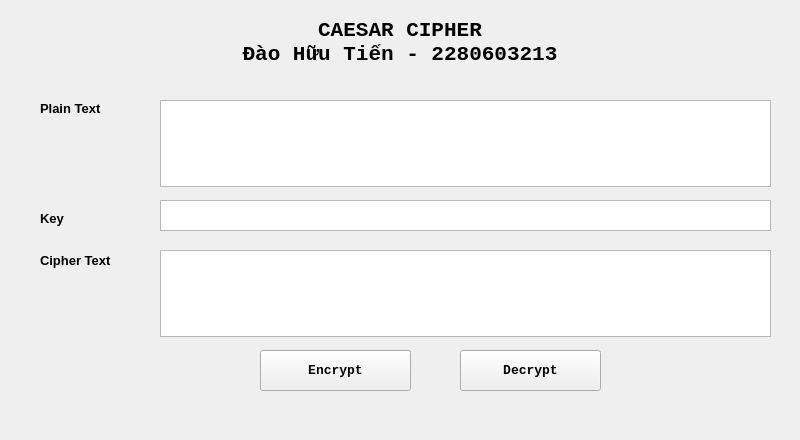
<?xml version="1.0" encoding="UTF-8"?>
<ui version="4.0">
 <class>MainWindow</class>
 <widget class="QMainWindow" name="MainWindow">
  <property name="geometry">
   <rect>
    <x>0</x>
    <y>0</y>
    <width>800</width>
    <height>440</height>
   </rect>
  </property>
  <property name="minimumSize">
   <size>
    <width>800</width>
    <height>440</height>
   </size>
  </property>
  <property name="maximumSize">
   <size>
    <width>800</width>
    <height>440</height>
   </size>
  </property>
  <property name="windowTitle">
   <string>Caesar Cipher</string>
  </property>
  <widget class="QWidget" name="centralwidget">
   <widget class="QLabel" name="label">
    <property name="geometry">
     <rect>
      <x>0</x>
      <y>10</y>
      <width>800</width>
      <height>65</height>
     </rect>
    </property>
    <property name="font">
     <font>
      <family>Consolas</family>
      <pointsize>15</pointsize>
      <weight>75</weight>
      <bold>true</bold>
     </font>
    </property>
    <property name="autoFillBackground">
     <bool>false</bool>
    </property>
    <property name="text">
     <string>&lt;html&gt;&lt;head/&gt;&lt;body&gt;&lt;p align=&quot;center&quot;&gt;&lt;span style=&quot; font-size:16pt; font-weight:600;&quot;&gt;CAESAR CIPHER&lt;br/&gt;Đào Hữu Tiến - 2280603213&lt;/span&gt;&lt;/p&gt;&lt;/body&gt;&lt;/html&gt;</string>
    </property>
    <property name="alignment">
     <set>Qt::AlignCenter</set>
    </property>
   </widget>
   <widget class="QLabel" name="label_2">
    <property name="geometry">
     <rect>
      <x>40</x>
      <y>100</y>
      <width>91</width>
      <height>16</height>
     </rect>
    </property>
    <property name="font">
     <font>
      <family>Segoe UI</family>
      <pointsize>10</pointsize>
      <weight>75</weight>
      <bold>true</bold>
     </font>
    </property>
    <property name="text">
     <string>Plain Text</string>
    </property>
   </widget>
   <widget class="QLabel" name="label_3">
    <property name="geometry">
     <rect>
      <x>40</x>
      <y>210</y>
      <width>55</width>
      <height>16</height>
     </rect>
    </property>
    <property name="font">
     <font>
      <family>Segoe UI</family>
      <pointsize>10</pointsize>
      <weight>75</weight>
      <bold>true</bold>
     </font>
    </property>
    <property name="text">
     <string>Key</string>
    </property>
   </widget>
   <widget class="QLabel" name="label_4">
    <property name="geometry">
     <rect>
      <x>40</x>
      <y>250</y>
      <width>101</width>
      <height>21</height>
     </rect>
    </property>
    <property name="font">
     <font>
      <family>Segoe UI</family>
      <pointsize>10</pointsize>
      <weight>75</weight>
      <bold>true</bold>
     </font>
    </property>
    <property name="text">
     <string>Cipher Text</string>
    </property>
   </widget>
   <widget class="QTextEdit" name="txt_PlainText">
    <property name="geometry">
     <rect>
      <x>160</x>
      <y>100</y>
      <width>611</width>
      <height>87</height>
     </rect>
    </property>
   </widget>
   <widget class="QTextEdit" name="txt_CipherText">
    <property name="geometry">
     <rect>
      <x>160</x>
      <y>250</y>
      <width>611</width>
      <height>87</height>
     </rect>
    </property>
   </widget>
   <widget class="QTextEdit" name="txt_Key">
    <property name="geometry">
     <rect>
      <x>160</x>
      <y>200</y>
      <width>611</width>
      <height>31</height>
     </rect>
    </property>
   </widget>
   <widget class="QPushButton" name="btn_Encrypt">
    <property name="geometry">
     <rect>
      <x>260</x>
      <y>350</y>
      <width>151</width>
      <height>41</height>
     </rect>
    </property>
    <property name="font">
     <font>
      <family>Consolas</family>
      <pointsize>10</pointsize>
      <weight>75</weight>
      <bold>true</bold>
     </font>
    </property>
    <property name="text">
     <string>Encrypt</string>
    </property>
   </widget>
   <widget class="QPushButton" name="btn_Decrypt">
    <property name="geometry">
     <rect>
      <x>460</x>
      <y>350</y>
      <width>141</width>
      <height>41</height>
     </rect>
    </property>
    <property name="font">
     <font>
      <family>Consolas</family>
      <pointsize>10</pointsize>
      <weight>75</weight>
      <bold>true</bold>
     </font>
    </property>
    <property name="text">
     <string>Decrypt</string>
    </property>
   </widget>
  </widget>
 </widget>
 <resources/>
 <connections/>
</ui>
